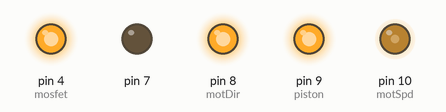
The sketch below on a simulated Arduino Uno, built with avr-gcc and run on an emulated ATmega328P. On the bench: output pins drawn as LEDs (lit = HIGH).

Above: at 0.05 s.
At 1.95 s:
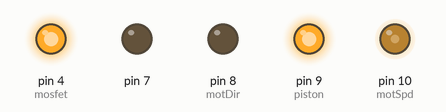
At 2.95 s:
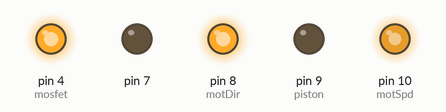
At 3.95 s:
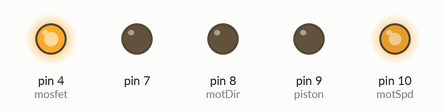
Timing chart, 0 to 5.2 s (numbered marks = the images above):
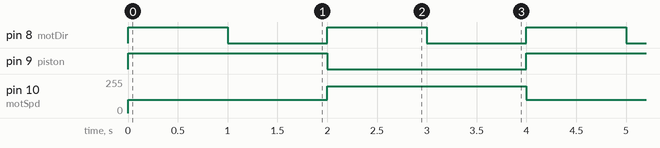

Measured:
- by itself, pin 8 (motDir): alternates HIGH for 1.0 s and LOW for 1.0 s
- by itself, pin 9 (piston): alternates HIGH for 2.0 s and LOW for 2.0 s
- by itself, pin 10 (motSpd): alternates 200/255 for 2.0 s and 100/255 for 2.0 s

The sketch:

PistMot_test.ino
```cpp
const int mosfet = 4;
const int piston = 9;
const int motDir = 8;
const int motSpd = 10;

void setup()
{
  pinMode(piston, OUTPUT);
  pinMode(mosfet,OUTPUT);
  pinMode(motDir, OUTPUT);
  digitalWrite(mosfet,HIGH);
  pinMode(7,OUTPUT);
  digitalWrite(7,LOW);
}

void loop()
{
  digitalWrite(piston, HIGH);
  digitalWrite(motDir, HIGH);
  analogWrite(motSpd, 100);
  delay(1000);
  digitalWrite(motDir, LOW);
  delay(1000);
  digitalWrite(piston, LOW);
  digitalWrite(motDir, HIGH);
  analogWrite(motSpd, 200);
  delay(1000);
  digitalWrite(motDir, LOW);
  delay(1000);
}
```
